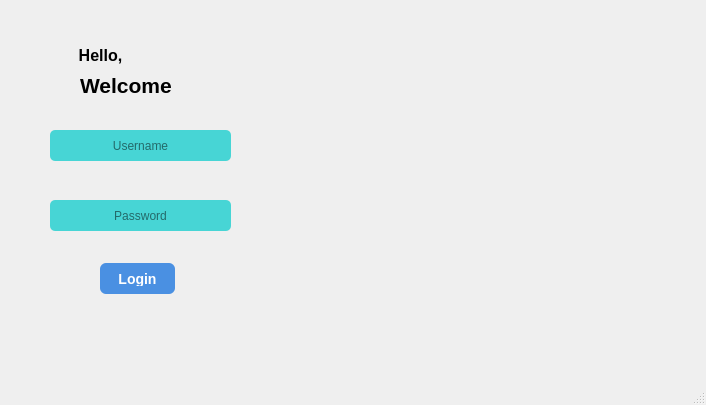
<?xml version="1.0" encoding="UTF-8"?>
<ui version="4.0">
 <class>MainWindow</class>
 <widget class="QMainWindow" name="MainWindow">
  <property name="geometry">
   <rect>
    <x>0</x>
    <y>0</y>
    <width>706</width>
    <height>405</height>
   </rect>
  </property>
  <property name="windowTitle">
   <string>MainWindow</string>
  </property>
  <property name="styleSheet">
   <string notr="true"/>
  </property>
  <widget class="QWidget" name="centralwidget">
   <widget class="QLabel" name="helloLabel">
    <property name="geometry">
     <rect>
      <x>70</x>
      <y>40</y>
      <width>61</width>
      <height>31</height>
     </rect>
    </property>
    <property name="text">
     <string>&lt;html&gt;&lt;head/&gt;&lt;body&gt;&lt;p align=&quot;center&quot;&gt;&lt;span style=&quot; font-size:12pt; font-weight:700;&quot;&gt;Hello,&lt;/span&gt;&lt;/p&gt;&lt;/body&gt;&lt;/html&gt;</string>
    </property>
   </widget>
   <widget class="QLabel" name="welcomeLabel">
    <property name="geometry">
     <rect>
      <x>80</x>
      <y>70</y>
      <width>101</width>
      <height>31</height>
     </rect>
    </property>
    <property name="text">
     <string>&lt;html&gt;&lt;head/&gt;&lt;body&gt;&lt;p&gt;&lt;span style=&quot; font-size:16pt; font-weight:700;&quot;&gt;Welcome&lt;/span&gt;&lt;/p&gt;&lt;/body&gt;&lt;/html&gt;</string>
    </property>
   </widget>
   <widget class="QLabel" name="imgLabel">
    <property name="geometry">
     <rect>
      <x>170</x>
      <y>-30</y>
      <width>541</width>
      <height>431</height>
     </rect>
    </property>
    <property name="styleSheet">
     <string notr="true">background-image: url(:/res/loginimg.png);</string>
    </property>
    <property name="text">
     <string/>
    </property>
   </widget>
   <widget class="QLineEdit" name="userLineEdit">
    <property name="geometry">
     <rect>
      <x>50</x>
      <y>130</y>
      <width>181</width>
      <height>31</height>
     </rect>
    </property>
    <property name="styleSheet">
     <string notr="true">border-radius:5px;
background-color: rgb(71, 213, 213);
</string>
    </property>
    <property name="text">
     <string/>
    </property>
    <property name="alignment">
     <set>Qt::AlignmentFlag::AlignCenter</set>
    </property>
    <property name="placeholderText">
     <string>Username</string>
    </property>
   </widget>
   <widget class="QLineEdit" name="passwordLineEdit">
    <property name="geometry">
     <rect>
      <x>50</x>
      <y>200</y>
      <width>181</width>
      <height>31</height>
     </rect>
    </property>
    <property name="styleSheet">
     <string notr="true">border-radius:5px;
background-color: rgb(71, 213, 213);
</string>
    </property>
    <property name="alignment">
     <set>Qt::AlignmentFlag::AlignCenter</set>
    </property>
    <property name="placeholderText">
     <string>Password</string>
    </property>
   </widget>
   <widget class="QPushButton" name="loginButton">
    <property name="geometry">
     <rect>
      <x>100</x>
      <y>263</y>
      <width>75</width>
      <height>31</height>
     </rect>
    </property>
    <property name="styleSheet">
     <string notr="true">QPushButton {
    background-color: #4a90e2;
    color: white;
    border: none;
    padding: 8px 16px;
    border-radius: 6px;
    font-size: 14px;
    font-weight: 500;
}

QPushButton:hover {
    background-color: #5aa0f0;
}

QPushButton:pressed {
    background-color: #3a78c2;
}

QPushButton:disabled {
    background-color: #b5b5b5;
    color: #f0f0f0;
}</string>
    </property>
    <property name="text">
     <string>Login</string>
    </property>
   </widget>
   <zorder>imgLabel</zorder>
   <zorder>helloLabel</zorder>
   <zorder>welcomeLabel</zorder>
   <zorder>userLineEdit</zorder>
   <zorder>passwordLineEdit</zorder>
   <zorder>loginButton</zorder>
  </widget>
  <widget class="QMenuBar" name="menubar">
   <property name="geometry">
    <rect>
     <x>0</x>
     <y>0</y>
     <width>706</width>
     <height>23</height>
    </rect>
   </property>
  </widget>
  <widget class="QStatusBar" name="statusbar"/>
 </widget>
 <resources/>
 <connections/>
</ui>
